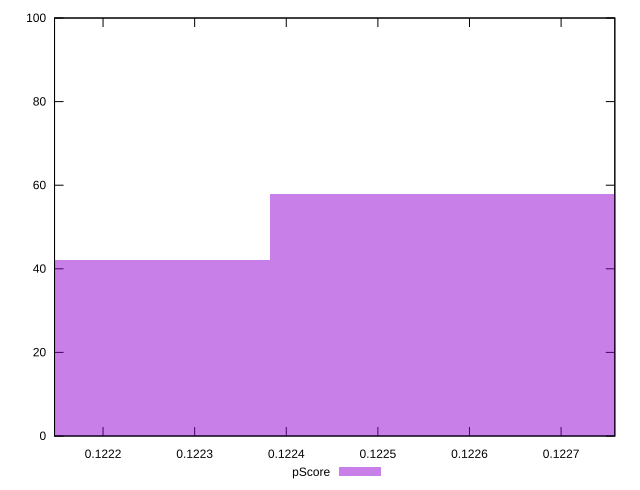

Source code (gnuplot):
reset

$pScore <<EOF
0.1225884594344565 58
0.12217570367878491 42
EOF

set key outside below
set boxwidth 0.0004127557556715707
set xrange [0.12214704961126677:0.12275864553485549]
set yrange [0:100]
set trange [0:100]
set style fill transparent solid 0.5 noborder
set terminal svg size 640, 490 enhanced background rgb 'white'
set output "reprap/uses-long-cache-ttl/samples/pages+cached+noexternal+nomedia+nocss/pScore/histogram.svg"

plot $pScore title "pScore" with boxes

reset
